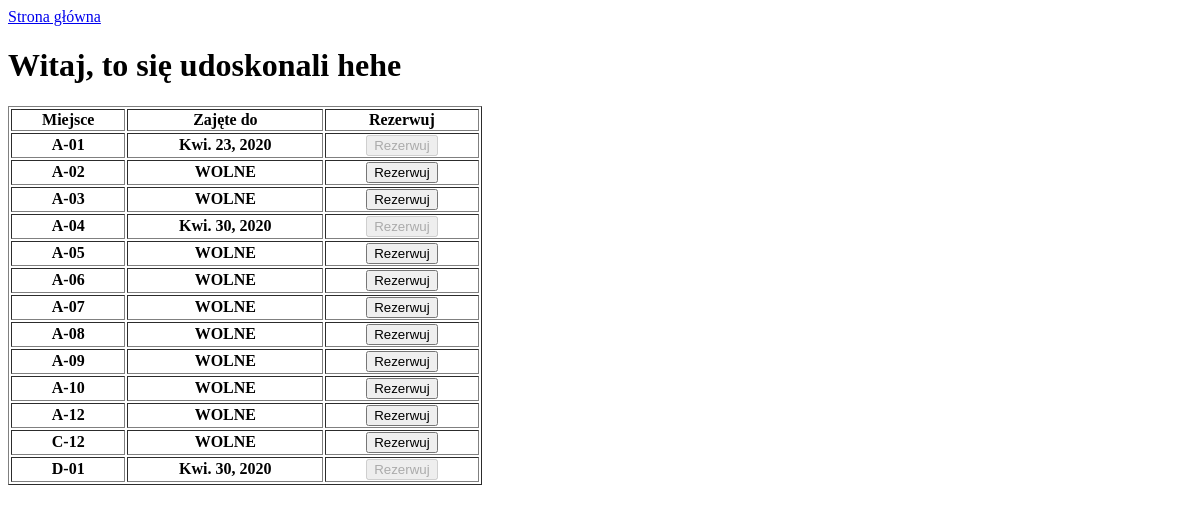
Page /marine/ on the earlier database version.
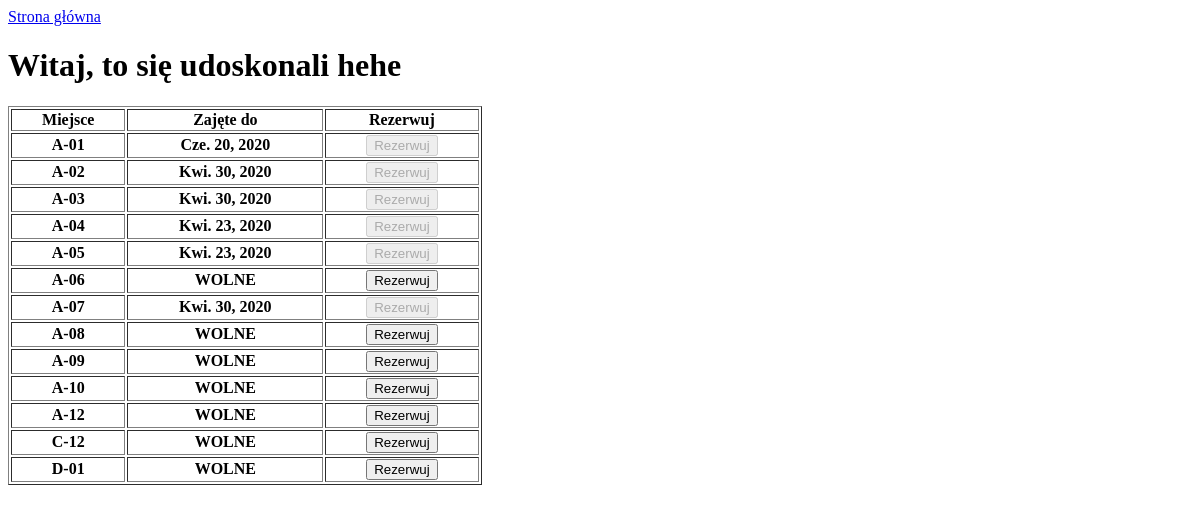
Same page on the later database version.
### marine/models.py (models this page shows, shortened)
class ParkingPlace(models.Model):
    parking_place = models.CharField(max_length=5)
    occupied_to = models.DateField('Occupied to', blank=True, null=True)
    name_yacht = models.CharField(max_length=50, null=True, blank=True)
    def place_free(self):
        if self.occupied_to:
            return self.occupied_to <= datetime.date.today()
        else:
            return True
    place_free.boolean = True
    place_free.short_description = 'Place free?'

### marine/views.py (the view)
# urls.py: path('', views.IndexView.as_view(), name='index'),
class IndexView(generic.ListView):
    template_name = 'marine/index.html'
    context_object_name = 'parking_places'
    def get_queryset(self):
        return ParkingPlace.objects.order_by('parking_place')

### marine/templates/marine/index.html
{% extends 'marine/base.html' %}
{% block content %}
    <table style="width:40%" border="1">
        <tr>
            <th>Miejsce</th>
            <th>Zajęte do</th>
            <th>Rezerwuj</th>
        </tr>
    {% for parking_place in parking_places %}
        <tr>
            <th>{{ parking_place.parking_place }}</th>
            <th>
                {% if parking_place.occupied_to and not parking_place.place_free %}
                {{ parking_place.occupied_to }}
                {% else %} WOLNE
                {% endif %}
            </th>
            <th>
                <form action="{% url 'marine:new_book' %}">
                {% if parking_place.place_free %}
                    <button type="submit" name="parking_place" value="{{ parking_place.parking_place }}">Rezerwuj</button>
                {% else %}
                    <button type="button" disabled>Rezerwuj</button>
                {% endif %}
                </form>
            </th>
        </tr>
    {% endfor %}
    </table>
{% endblock %}

### marine/templates/marine/base.html (shortened to what this page needs)
{% load static %}
<!DOCTYPE html>
<html lang="pl">
<head>
</head>
<body>
    <a href="{% url 'marine:index' %}">Strona główna</a>
    <h1>Witaj, to się udoskonali hehe</h1>
    {% block content %} {% endblock %}
</body>
</html>

Differences in the rows shown:
changed ParkingPlace: occupied_to "Kwi. 23, 2020" → "Cze. 20, 2020"
changed ParkingPlace (number 2 of 13 on the later page): occupied_to (not shown) → "Kwi. 30, 2020"; no longer shows "WOLNE"
changed ParkingPlace (number 3 of 13 on the later page): occupied_to (not shown) → "Kwi. 30, 2020"; no longer shows "WOLNE"
changed ParkingPlace (number 4 of 13 on the later page): occupied_to "Kwi. 30, 2020" → "Kwi. 23, 2020"
changed ParkingPlace (number 5 of 13 on the later page): occupied_to (not shown) → "Kwi. 23, 2020"; no longer shows "WOLNE"
changed ParkingPlace (number 7 of 13 on the later page): occupied_to (not shown) → "Kwi. 30, 2020"; no longer shows "WOLNE"
changed ParkingPlace (number 13 of 13 on the later page): occupied_to "Kwi. 30, 2020" → (not shown); now shows "WOLNE"
